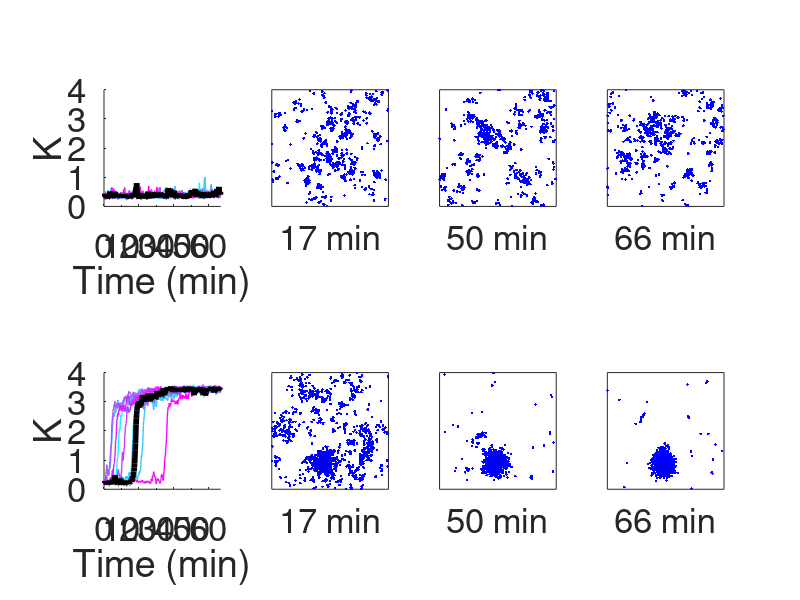

The MATLAB source for this figure:
% Here we plotted Ripley's K function values calculated from the simulations 
% with 3000 initially uniformly distributed cytosolic Cdc42-GDP, 80 Bem1-GEF, 30
% Far1-GEF, and 2500 receptors.
load('FigureData/FigureS3A.mat')
seeds = 10;
% Color map for the plots
cmap = cool(seeds);
% Time in the unit of minutes
time = (0:10:4000)/60;
figure('units','pixels','position',[300 300 1200 600]); 
for j = 1:seeds
    subplot(2,4,1); hold on
    % Plot time series of K
    plot(time,K(j,:),'color',cmap(j, :),'linewidth',1)
end
ylim([0,4])
xlim([0,Inf])
xlabel('Time (min)')
ylabel('K')
axis square
set(gca,'fontsize',25)

% Mark one line of K in black and plot its snapshots of Cdc42-GTP
plot(time,K(5,:),'color','k','linewidth',4)
L = 8.8623; % domain length
subplot(2,4,2)
plot(x_1,y_1,'b.')
xticks([]); yticks([]); ylim([0,L]); xlim([0,L]); axis square;
xlabel('17 min','fontsize',25)

subplot(2,4,3)
plot(x_2,y_2,'b.')
xticks([]); yticks([]); ylim([0,L]); xlim([0,L]); axis square;
xlabel('50 min','fontsize',25)

subplot(2,4,4)
plot(x_3,y_3,'b.')
xticks([]); yticks([]); ylim([0,L]); xlim([0,L]); axis square;
xlabel('66 min','fontsize',25)

% Here we plotted Ripley's K function values calculated from the simulations 
% with 3000 initially uniformly distributed cytosolic Cdc42-GDP, 280 Bem1-GEF, 30
% Far1-GEF, and 2500 receptors.
load('FigureData/FigureS3B.mat')
seeds = 10;
% Color map for the plots
cmap = cool(seeds);
% Time in the unit of minutes
time = (0:10:4000)/60; 
for j = 1:seeds
    subplot(2,4,5); hold on
    % Plot time series of K
    plot(time,K(j,:),'color',cmap(j, :),'linewidth',1)
end
ylim([0,4])
xlim([0,Inf])
xlabel('Time (min)')
ylabel('K')
axis square
set(gca,'fontsize',25)

% Mark one line of K in black and plot its snapshots of Cdc42-GTP
plot(time,K(5,:),'color','k','linewidth',4)
L = 8.8623; % domain length
subplot(2,4,6)
plot(x_1,y_1,'b.')
xticks([]); yticks([]); ylim([0,L]); xlim([0,L]); axis square;
xlabel('17 min','fontsize',25)

subplot(2,4,7)
plot(x_2,y_2,'b.')
xticks([]); yticks([]); ylim([0,L]); xlim([0,L]); axis square;
xlabel('50 min','fontsize',25)

subplot(2,4,8)
plot(x_3,y_3,'b.')
xticks([]); yticks([]); ylim([0,L]); xlim([0,L]); axis square;
xlabel('66 min','fontsize',25)
